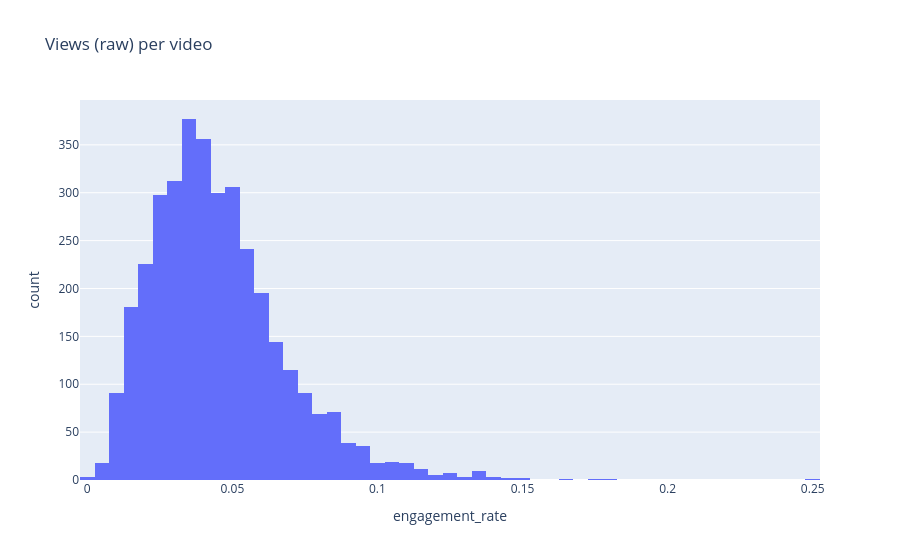

Notebook source saved alongside this figure:
### Code cell
fig = px.histogram(
    df, x='engagement_rate',
    nbins=80,
    title="Views (raw) per video"
    )
fig.show()

### Figure 1 — Plotly figure (JSON) as saved in the notebook; plotly's stock layout.template omitted (floating-point values rounded to 4 significant figures; data arrays with more than 128 entries replaced by an {"elided": "..."} marker saying what was removed)
{"data": [{"bingroup": "x", "hovertemplate": "engagement_rate=%{x}<br>count=%{y}<extra></extra>", "legendgroup": "", "marker": {"color": "#636efa", "pattern": {"shape": ""}}, "name": "", "nbinsx": 80, "orientation": "v", "showlegend": false, "type": "histogram", "x": {"elided": "3571 float values"}, "xaxis": "x", "yaxis": "y"}], "layout": {"barmode": "relative", "legend": {"tracegroupgap": 0}, "title": {"text": "Views (raw) per video"}, "xaxis": {"anchor": "y", "domain": [0, 1], "title": {"text": "engagement_rate"}}, "yaxis": {"anchor": "x", "domain": [0, 1], "title": {"text": "count"}}}}
